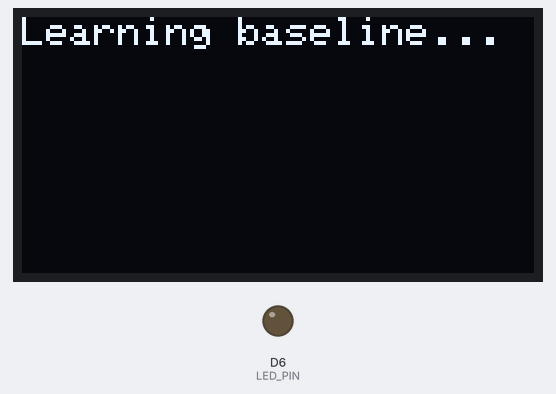
This program was run on a simulated Arduino Nano ESP32. Shown: 128×64 one-colour display, output pins drawn as LEDs (lit = HIGH). No radio packets arrive unless stated; what the program prints to the serial monitor is not drawn.

Above: at 0.1 s.
At 1.3 s:
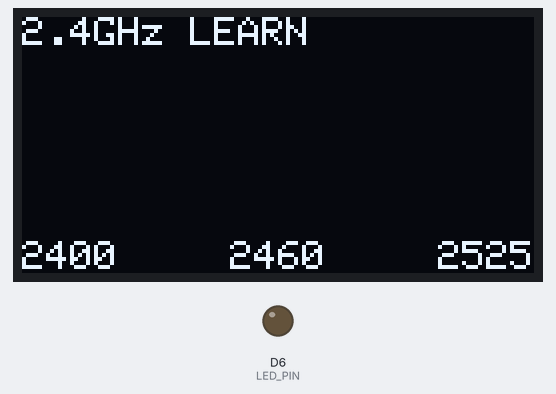
At 4.8 s:
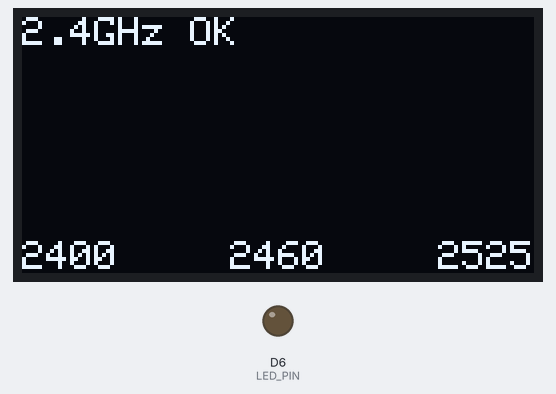

Measured:
- what the display in image 1 shows lasts 3.6 s, from 1.2 s to 4.8 s

The program:

main.cpp
```cpp
#include <Arduino.h>
#include <SPI.h>
#include <RF24.h>
#include <Wire.h>
#include <Adafruit_GFX.h>
#include <Adafruit_SSD1306.h>

#define SCREEN_W 128
#define SCREEN_H 64

Adafruit_SSD1306 display(SCREEN_W, SCREEN_H, &Wire, -1);
RF24 radio(D9, D10); // CE, CSN

const int LED_PIN = D6;
const int NUM_CH = 126; // nRF24 channels 0..125 = 2400..2525 MHz
const int SWEEPS = 50; // sweeps per frame
const int BASE_FRAMES = 3; // frames used to learn the baseline
const float BUSY_RATIO = 0.5; // channel is busy above this share of sweeps
const int WIDE_LIMIT = 30; // alert if this many channels are busy at once
const float NEW_BASE_MAX = 0.05; // channel was quiet in the baseline
const int NEW_MIN_CH = 5; // a new peak needs at least this many channels

int hits[NUM_CH];
float baseline[NUM_CH];
int frameCount = 0;
const char* reason = "LEARN";

void sweepFrame() {
  memset(hits, 0, sizeof(hits));
  for (int s = 0; s < SWEEPS; s++) {
    for (int ch = 0; ch < NUM_CH; ch++) {
      radio.setChannel(ch);
      radio.startListening();
      delayMicroseconds(130);
      radio.stopListening();
      if (radio.testRPD()) hits[ch]++;
    }
  }
}

bool evaluate() {
  int busy = 0, newPeaks = 0;
  for (int ch = 0; ch < NUM_CH; ch++) {
    float r = (float)hits[ch] / SWEEPS;
    if (frameCount < BASE_FRAMES) baseline[ch] += r / BASE_FRAMES;
    if (r >= BUSY_RATIO) {
      busy++;
      if (baseline[ch] <= NEW_BASE_MAX) newPeaks++;
    }
  }
  if (frameCount < BASE_FRAMES) { reason = "LEARN"; return false; }
  if (busy >= WIDE_LIMIT) { reason = "WIDEBAND"; return true; }
  if (newPeaks >= NEW_MIN_CH) { reason = "NEWPEAK"; return true; }
  reason = "OK";
  return false;
}

void drawScreen(bool alert) {
  display.clearDisplay();
  display.setTextSize(1);
  display.setTextColor(SSD1306_WHITE);
  display.setCursor(0, 0);
  display.print("2.4GHz ");
  display.print(alert ? "ALERT " : "");
  display.print(reason);

  for (int ch = 0; ch < NUM_CH; ch++) {
    int h = map(hits[ch], 0, SWEEPS, 0, 40);
    if (h > 0) display.drawFastVLine(ch + 1, 54 - h, h, SSD1306_WHITE);
  }

  display.setCursor(0, 56); display.print("2400");
  display.setCursor(52, 56); display.print("2460");
  display.setCursor(104, 56); display.print("2525");
  display.display();
}

void halt(const char* msg) {
  Serial.println(msg);
  display.clearDisplay();
  display.setCursor(0, 0);
  display.print(msg);
  display.display();
  while (true) { digitalWrite(LED_PIN, !digitalRead(LED_PIN)); delay(200); }
}

void setup() {
  Serial.begin(115200);
  unsigned long t0 = millis();
  while (!Serial && millis() - t0 < 3000) { }

  pinMode(LED_PIN, OUTPUT);
  Wire.begin();
  if (!display.begin(SSD1306_SWITCHCAPVCC, 0x3C)) {
    Serial.println("OLED not found, check wiring");
  }

  if (!radio.begin()) halt("nRF24 not found");
  radio.setAutoAck(false);
  radio.startListening();
  radio.stopListening();

  display.clearDisplay();
  display.setCursor(0, 0);
  display.print("Learning baseline...");
  display.display();
}

void loop() {
  sweepFrame();
  bool alert = evaluate();
  if (frameCount < 1000) frameCount++;

  Serial.print("SWEEP,"); Serial.print(millis());
  Serial.print(","); Serial.print(alert ? 1 : 0);
  Serial.print(","); Serial.print(SWEEPS);
  Serial.print(","); Serial.print(reason);
  for (int ch = 0; ch < NUM_CH; ch++) { Serial.print(","); Serial.print(hits[ch]); }
  Serial.println();

  digitalWrite(LED_PIN, alert ? HIGH : LOW);
  drawScreen(alert);
}
```
